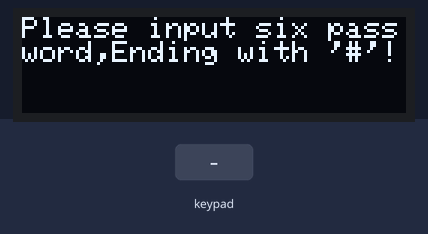
Bench run of a sketch on a simulated Arduino Uno, built with avr-gcc and run on an emulated ATmega328P. Shown: 128×32 one-colour display. The test bench sets the inputs (shaded band). What the sketch prints to the serial monitor is not drawn.

Above: at 3.2 s.
3.3 s: keypad keys 5 4 3 2 pressed 0.4 s apart
At 5.4 s:
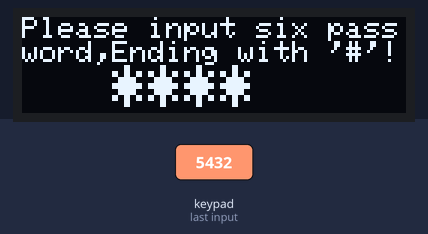
6.4 s: keypad keys 5 4 3 2 # pressed 0.4 s apart
At 9.3 s:
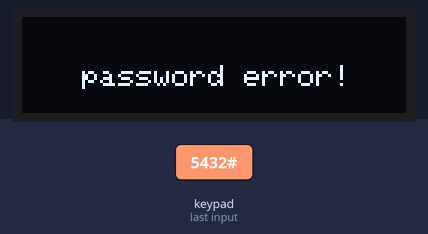
11.4 s: key '1' pressed
At 12.0 s:
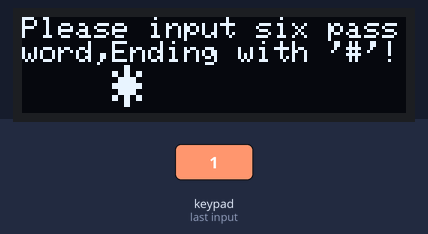
Timing chart, 0 to 14.4 s (numbered marks = the images above; inputs shaded):
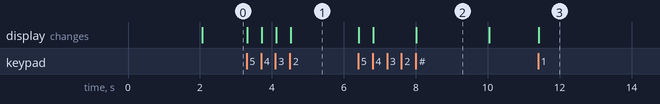

Measured:
- after the input at 3.3 s, the display: first changes at once (image 1 shows a later state)
- after the input at 6.4 s, the display: first changes at once (image 2 shows a later state)
- after the input at 11.4 s, the display: changes at once (image 3)
- what the display in image 2 shows lasts 2.0 s, from 8.0 s to 10.0 s

The sketch:

Digital_Code_Locker.ino
```cpp
/*

*/
#include <EEPROM.h>
#include <Keypad.h>
#include <Adafruit_GFX.h>
#include <Adafruit_SSD1306.h>

/******************************* OLED *******************************/
#define SCREEN_WIDTH 128 // OLED display width, in pixels
#define SCREEN_HEIGHT 32 // OLED display height, in pixels

// Declaration for an SSD1306 display connected to I2C (SDA, SCL pins)
#define OLED_RESET     4 // Reset pin # (or -1 if sharing Arduino reset pin)
Adafruit_SSD1306 display(SCREEN_WIDTH, SCREEN_HEIGHT, &Wire, OLED_RESET);
/******************************* Keypad *******************************/
const byte ROWS = 4; //four rows
const byte COLS = 3; //three columns
//define the cymbols on the buttons of the keypads
char hexaKeys[ROWS][COLS] = {
  {'1', '2', '3'},
  {'4', '5', '6'},
  {'7', '8', '9'},
  {'*', '0', '#'}
};
byte rowPins[ROWS] = {5, 4, 3, 2}; //connect to the row pinouts of the keypad
byte colPins[COLS] = {8, 7, 6}; //connect to the column pinouts of the keypad

//initialize an instance of class NewKeypad
Keypad customKeypad = Keypad( makeKeymap(hexaKeys), rowPins, colPins, ROWS, COLS);

/*******************************  *******************************/
byte value;
uint8_t lock_status=0;  //0:lock-in  1:unlocked  2:change password
uint8_t password[6],password_input[6];
uint8_t P_NUM=0,error_num=0,unlocked_flag=0,password_lock_flag=0;
void setup(){
  Serial.begin(9600);
//Set up the password
/*
  for(uint8_t i=0;i<6;i++)
    {
    EEPROM.write(i, 0);
    }*/
    for(uint8_t i=0;i<6;i++)
    {
    password[i]=EEPROM.read(i);
    }
    Serial.println("password:");
    for(uint8_t i=0;i<6;i++)
    {
    Serial.print(password[i]);
    Serial.print(" ");
    }
    Serial.println();
  if(!display.begin(SSD1306_SWITCHCAPVCC, 0x3C)) { // Address 0x3C for 128x32
    Serial.println(F("SSD1306 allocation failed"));
    for(;;); // Don't proceed, loop forever
  }
  display.clearDisplay();
  display.setTextSize(1);
  display.setTextColor(WHITE);
  display.setCursor(0,16);
  display.clearDisplay();
  display.print("system initialing...");
  display.display();
  delay(2000);
  display.setCursor(0,0);
  display.clearDisplay();
  display.println("Please input six password,Ending with '#'!");
  display.print("     ");
  display.display();
}

void loop(){
  char customKey = customKeypad.getKey();

  if (customKey){
    //Serial.println(customKey);
    switch(lock_status)
    {
      case 0:
              {
                if(P_NUM<6)
                {
                  password_input[P_NUM++]=customKey-0X30;
                  display.setTextSize(2);
                  display.print("*");
                  display.display();
                }
                if(P_NUM==6&&customKey=='#')
                  {
                    Serial.println("input_password:");
                    for(uint8_t i=0;i<6;i++)
                    {
                    Serial.print(password_input[i]);
                    Serial.print(" ");
                    }
                    Serial.println();
                    if(password_compare(password_input))
                      {
                        lock_status = 1;
                        P_NUM=0;
                        unlocked_flag=1;
                        }
                    else
                     {
                      P_NUM=0;
                      error_num++;
                      if(error_num<3)
                        {
                        display.setTextSize(1);
                        display.clearDisplay();
                        display.setCursor(20,16);
                        display.println("password error!");
                        display.display();
                        delay(2000);
                        display.setCursor(0,0);
                        display.setTextSize(1);
                        display.clearDisplay();
                        display.println("Please input six password,Ending with '#'!");
                        display.print("     ");
                        display.display();
                        }
                      else
                      {
                        password_lock_flag=1;
                        }
                      }
                    }
                }break;
      case 1:
              {

                if(customKey=='*')
                  {
                    lock_status=2;
                    display.setCursor(0,0);
                    display.setTextSize(1);
                    display.clearDisplay();
                    display.println("Please input new password,Ending with '#'!");
                    display.print("     ");
                    display.display();
                    }
                }break;
      case 2:
      {
        if(P_NUM<6)
        {
          password_input[P_NUM++]=customKey-0X30;
          display.setTextSize(2);
          display.print("*");
          display.display();
        }
        if(P_NUM==6&&customKey=='#')
          {
          for(uint8_t i=0;i<6;i++)
            {
            EEPROM.write(i, password_input[i]);
            password[i]=password_input[i];
            }
            display.setCursor(20,12);
            display.setTextSize(1);
            display.clearDisplay();
            display.println("Changed done!");
            display.display();
            P_NUM=0;
            lock_status=1;
            unlocked_flag=1;
          }
        }break;
      default:break;
      }
  }
 if(unlocked_flag)
 {
  display.setCursor(20,12);
  display.setTextSize(2);
  display.clearDisplay();
  display.println("Welcome!");
  display.display();
  delay(2000);
  display.setCursor(0,0);
  display.setTextSize(1);
  display.clearDisplay();
  display.println("Press '*'to change password");
  display.println("Ending with '#'!");
  display.display();
  unlocked_flag=0;
  }
 if(password_lock_flag)
  {
    display.clearDisplay();
    display.setCursor(10,0);
    display.setTextSize(1);
    display.print("Input error 3 times");
    display.setCursor(20,16);
    display.println("password locked!");
    display.display();
    password_lock_flag=0;
    for(;;);
    }
}
bool password_compare(uint8_t *data)
{
  uint8_t flag=0;
  for(uint8_t i=0;i<6;i++)
    {
      if(data[i]!=password[i])
        {
          flag=1;
          break;
          }
      }
  if(flag)
    return false;
  else
    return true;
  }
```
